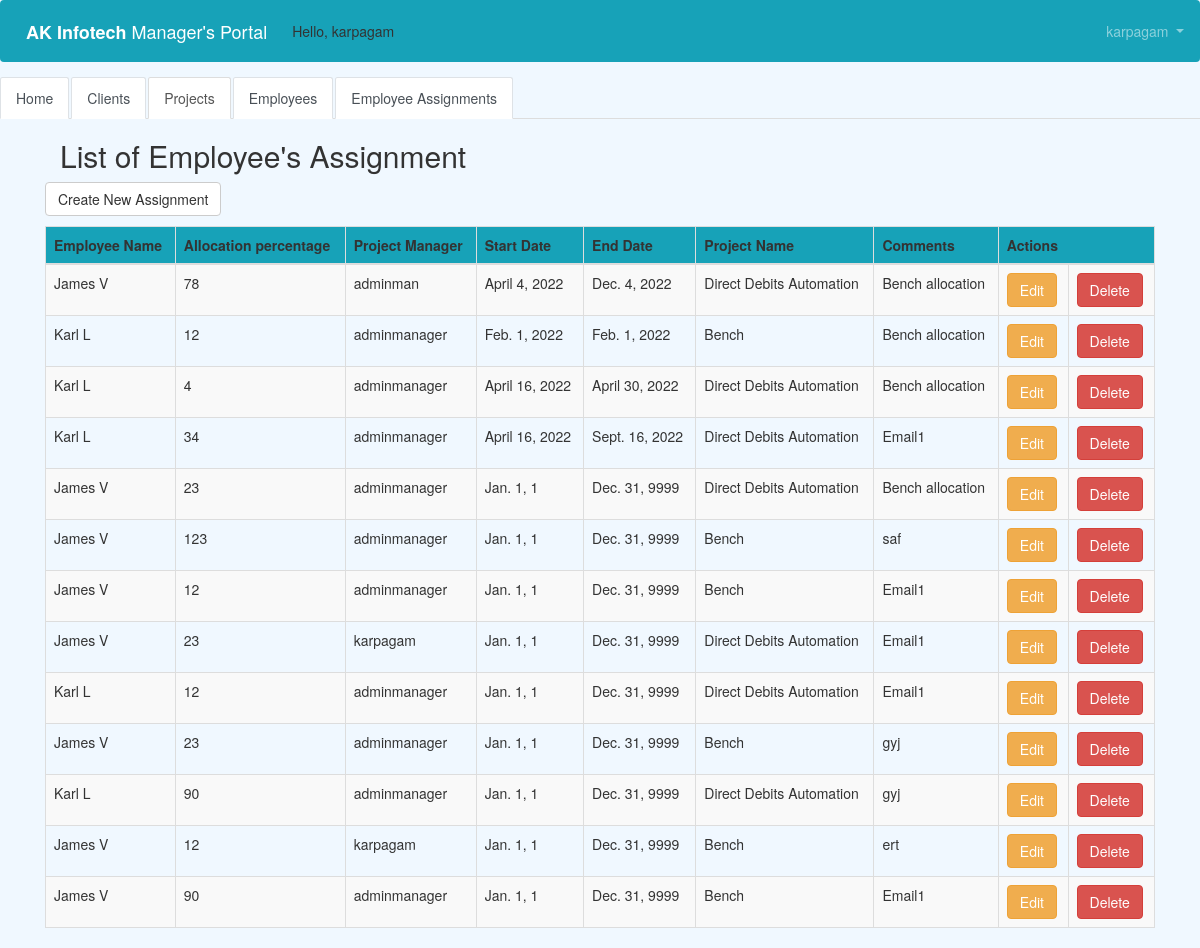
Before: /assignment/assignment_list/ (signed in) with the older database file.
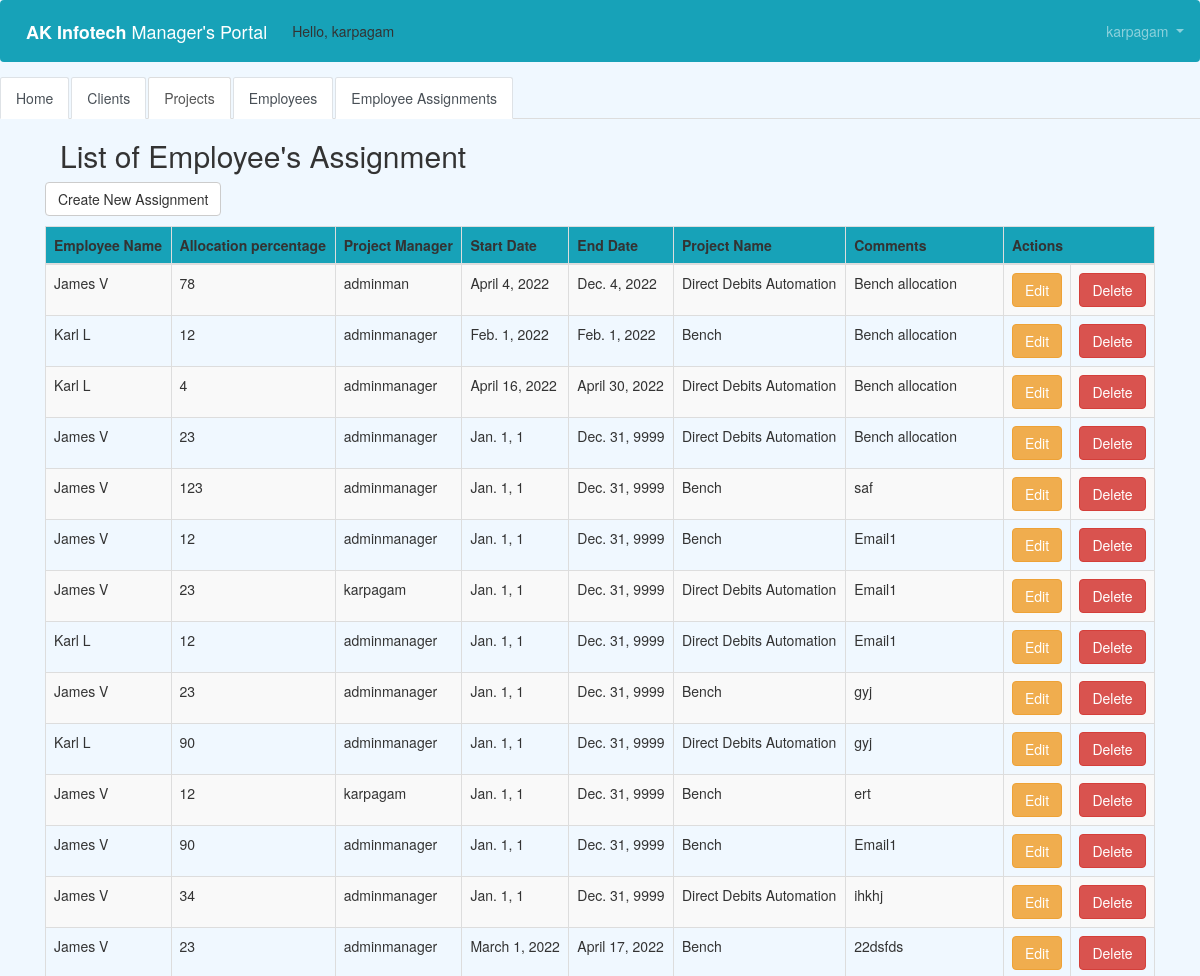
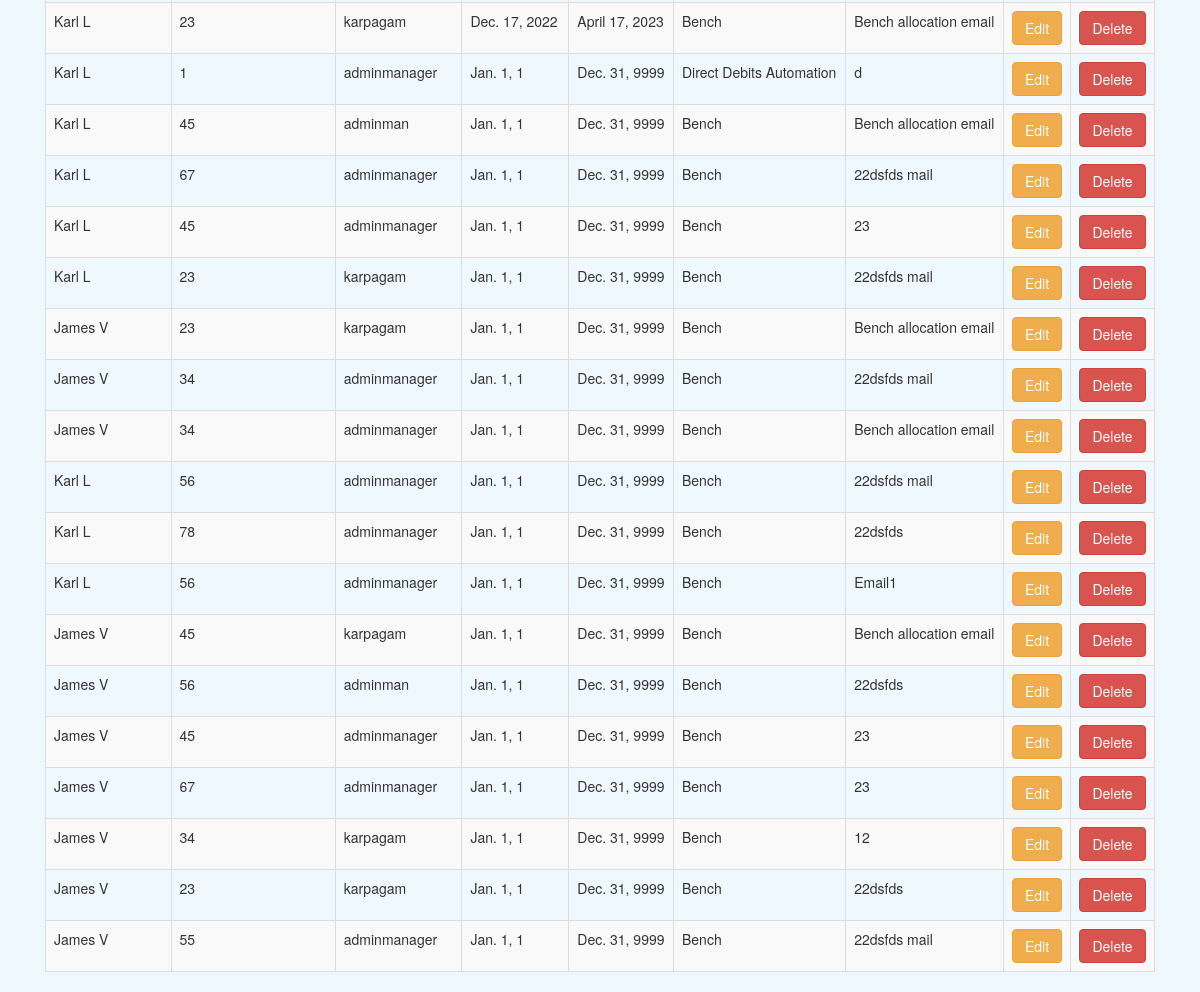
After: the same page with the newer database file (2 pictures, top to bottom).
### assignment/models.py (models this page shows, shortened)
class Assignment(models.Model):
    employee_name = models.ForeignKey(Employee, related_name='name', blank=False, null=False, default=' ',
                                      on_delete=models.CASCADE)
    allocation_percentage = models.IntegerField(blank=False, null=False, default=' ')
    Project_manager = models.ForeignKey(get_user_model(), on_delete=models.CASCADE)
    start_date = models.DateField(default=' ')
    end_date = models.DateField(default=' ')
    email = models.EmailField(max_length=100, default='example@gmail.com')
    project_name = models.ForeignKey(Project, related_name='client', max_length=50, blank=False,
                                     null=False, default=' ',
                                     on_delete=models.CASCADE)
    comments = models.CharField(max_length=50, blank=False, null=False, default=' ')

### manager/models.py (models this page shows, shortened)
class Employee(models.Model):
    employee_name = models.CharField(max_length=50, blank=False, null=False, default=' ')
    first_name = models.CharField(max_length=50, blank=False, null=False, default=' ')
    last_name = models.CharField(max_length=50, blank=False, null=False, default=' ')
    Email = models.EmailField(max_length=100, default=' ')
    DOJ = models.DateField(null=True, blank=True)
    Project_manager = models.ForeignKey(users.models.CustomUser, related_name='manager', null=True,
                                        on_delete=models.DO_NOTHING)
    Location = models.CharField(max_length=50, blank=False, null=False, default=' ')
    Designation = models.CharField(max_length=50, blank=False, null=False, default=' ')
    def __str__(self):
        return self.employee_name

class Project(models.Model):
    project_name = models.CharField(max_length=50, blank=False, null=False, default=' ')
    project_description = models.CharField(max_length=50, blank=False, null=False, default=' ')
    start_date = models.DateField(null=True, blank=True)
    end_date = models.DateField(null=True, blank=True)
    client_name = models.ForeignKey(Client, related_name='client', max_length=50, blank=False, null=False, default=' ',
                                    on_delete=models.CASCADE)
    SOW_no = models.CharField(max_length=50, blank=False, null=False, default=' ')
    total_headcount = models.IntegerField(blank=False, null=False, default=' ')
    manager = models.ForeignKey(get_user_model(), on_delete=models.CASCADE)
    def __str__(self):
        return self.project_name

### users/models.py (models this page shows)
class CustomUser(AbstractUser):
    department = models.CharField(max_length=50, default=' ', null=True, blank=True)
    cell_phone = models.CharField(max_length=50, default='(402)000-0000')
    date_of_joining = models.DateField(null=True, blank=True)
    employee_ID = models.CharField(max_length=50, default=' ', null=True, blank=True)
    office_location = models.CharField(max_length=50, default=' ', null=True, blank=True)
    designation = models.CharField(max_length=50, default=' ', null=True, blank=True)

### assignment/views.py (the view)
# urls.py: path('assignment_list/', views.assignment_list, name='assignment_list'),
@login_required
def assignment_list(request):
    assignment = Assignment.objects.all()
    return render(request, 'assignment_list.html',
                  {'assignments': assignment})
    html = render_to_string('pdf_assignment.html',
                            {'assignments': assignment})

### templates/assignment_list.html (shortened to what this page needs)
{% extends 'base.html' %}
{% block content %}
 <html>
    <head>
        <link rel="stylesheet" href="https://maxcdn.bootstrapcdn.com/bootstrap/3.3.4/css/bootstrap.min.css">
    </head>
    <body>
    <div class="container">
        <p>
        <h2>List of Employee's Assignment</h2>
        </p>
    </div>
    <p>
    <a href="{% url 'assignment_new' %}" class="btn btn-default">Create New Assignment</a>
    </p>
    <div>
        <table class="table table-striped table-bordered table-hover">
            <thead>
            <tr class="bg-info">
                <th>Employee Name</th>
                <th>Allocation percentage</th>
                <th>Project Manager</th>
                <th>Start Date</th>
                <th>End Date</th>
                <th>Project Name</th>
                <th>Comments</th>
                <th colspan="3">Actions</th>
            </tr>
            </thead>
            <tbody>
            {% for assignment in assignments %}
                <tr>
                    <td>{{ assignment.employee_name }}</td>
                    <td>{{ assignment.allocation_percentage }}</td>
                    <td>{{ assignment.Project_manager }}</td>
                    <td>{{ assignment.start_date }}</td>
                    <td>{{ assignment.end_date }}</td>
                    <td>{{ assignment.project_name }}</td>
                    <td>{{ assignment.comments }}</td>
                    <td><a href="{% url 'assignment_edit' pk=assignment.pk %}" class="btn btn-warning">Edit</a>
                    <td><a href="{% url 'assignment_delete' pk=assignment.pk %}"
                        onclick="return confirm('Are you sure you want to delete?')"
                        class="btn btn-danger">Delete</a>
                    </td>
                </tr>
            {% endfor %}
            </tbody>
        </table>
    </div>
        </body>
    </html>
{% endblock content %}

Changed rows visible on the page:
removed Assignment: employee_name "Karl L", allocation_percentage "34", Project_manager "adminmanager", start_date "April 16, 2022", end_date "Sept. 16, 2022", project_name "Direct Debits Automation", comments "Email1"
added Assignment: employee_name "James V", allocation_percentage "34", Project_manager "adminmanager", start_date "Jan. 1, 1", end_date "Dec. 31, 9999", project_name "Direct Debits Automation", comments "ihkhj"
added Assignment: employee_name "James V", allocation_percentage "23", Project_manager "adminmanager", start_date "March 1, 2022", end_date "April 17, 2022", project_name "Bench", comments "22dsfds"
added Assignment: employee_name "Karl L", allocation_percentage "23", Project_manager "karpagam", start_date "Dec. 17, 2022", end_date "April 17, 2023", project_name "Bench", comments "Bench allocation email"
added Assignment: employee_name "Karl L", allocation_percentage "1", Project_manager "adminmanager", start_date "Jan. 1, 1", end_date "Dec. 31, 9999", project_name "Direct Debits Automation", comments "d"
added Assignment: employee_name "Karl L", allocation_percentage "45", Project_manager "adminman", start_date "Jan. 1, 1", end_date "Dec. 31, 9999", project_name "Bench", comments "Bench allocation email"
added Assignment: employee_name "Karl L", allocation_percentage "67", Project_manager "adminmanager", start_date "Jan. 1, 1", end_date "Dec. 31, 9999", project_name "Bench", comments "22dsfds mail"
added Assignment: employee_name "Karl L", allocation_percentage "45", Project_manager "adminmanager", start_date "Jan. 1, 1", end_date "Dec. 31, 9999", project_name "Bench", comments "23"
added Assignment: employee_name "Karl L", allocation_percentage "23", Project_manager "karpagam", start_date "Jan. 1, 1", end_date "Dec. 31, 9999", project_name "Bench", comments "22dsfds mail"
added Assignment: employee_name "James V", allocation_percentage "23", Project_manager "karpagam", start_date "Jan. 1, 1", end_date "Dec. 31, 9999", project_name "Bench", comments "Bench allocation email"
added Assignment: employee_name "James V", allocation_percentage "34", Project_manager "adminmanager", start_date "Jan. 1, 1", end_date "Dec. 31, 9999", project_name "Bench", comments "22dsfds mail"
added Assignment: employee_name "James V", allocation_percentage "34", Project_manager "adminmanager", start_date "Jan. 1, 1", end_date "Dec. 31, 9999", project_name "Bench", comments "Bench allocation email"
added Assignment: employee_name "Karl L", allocation_percentage "56", Project_manager "adminmanager", start_date "Jan. 1, 1", end_date "Dec. 31, 9999", project_name "Bench", comments "22dsfds mail"
added Assignment: employee_name "Karl L", allocation_percentage "78", Project_manager "adminmanager", start_date "Jan. 1, 1", end_date "Dec. 31, 9999", project_name "Bench", comments "22dsfds"
added Assignment: employee_name "Karl L", allocation_percentage "56", Project_manager "adminmanager", start_date "Jan. 1, 1", end_date "Dec. 31, 9999", project_name "Bench", comments "Email1"
added Assignment: employee_name "James V", allocation_percentage "45", Project_manager "karpagam", start_date "Jan. 1, 1", end_date "Dec. 31, 9999", project_name "Bench", comments "Bench allocation email"
added Assignment: employee_name "James V", allocation_percentage "56", Project_manager "adminman", start_date "Jan. 1, 1", end_date "Dec. 31, 9999", project_name "Bench", comments "22dsfds"
added Assignment: employee_name "James V", allocation_percentage "45", Project_manager "adminmanager", start_date "Jan. 1, 1", end_date "Dec. 31, 9999", project_name "Bench", comments "23"
added Assignment: employee_name "James V", allocation_percentage "67", Project_manager "adminmanager", start_date "Jan. 1, 1", end_date "Dec. 31, 9999", project_name "Bench", comments "23"
added Assignment: employee_name "James V", allocation_percentage "34", Project_manager "karpagam", start_date "Jan. 1, 1", end_date "Dec. 31, 9999", project_name "Bench", comments "12"
added Assignment: employee_name "James V", allocation_percentage "23", Project_manager "karpagam", start_date "Jan. 1, 1", end_date "Dec. 31, 9999", project_name "Bench", comments "22dsfds"
added Assignment: employee_name "James V", allocation_percentage "55", Project_manager "adminmanager", start_date "Jan. 1, 1", end_date "Dec. 31, 9999", project_name "Bench", comments "22dsfds mail"
